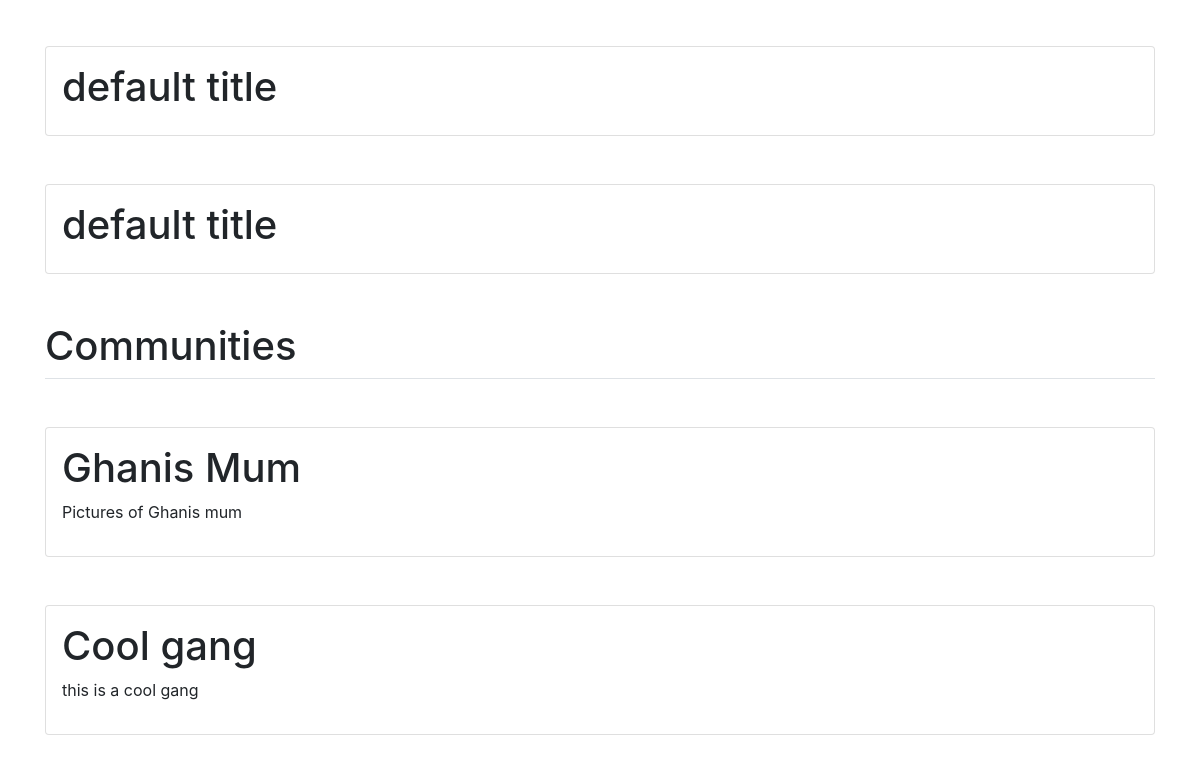
The app's page / (lower part), older data.
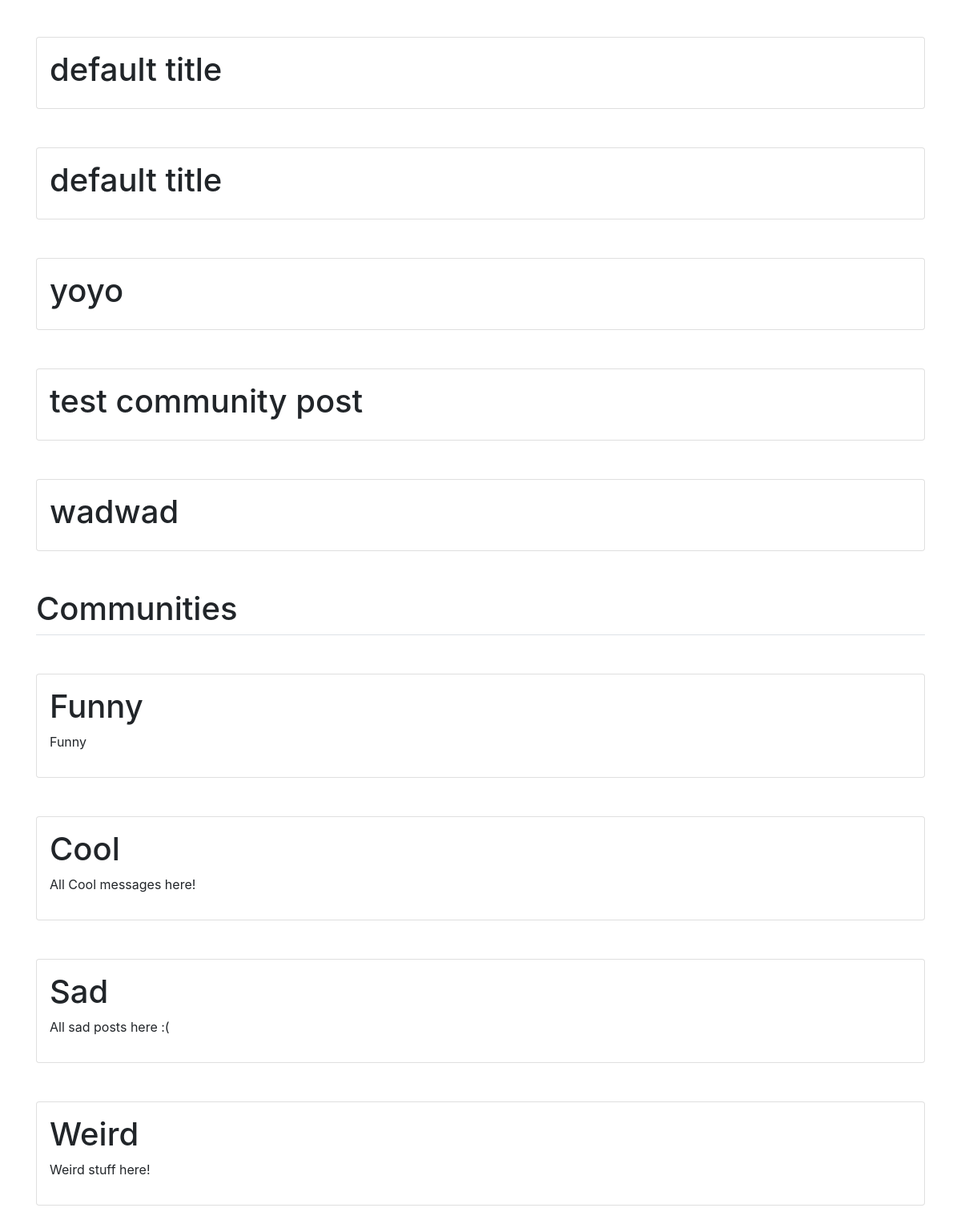
The same page, newer data.
### message/models.py (models this page shows, shortened)
class Post(models.Model):
    user_id = models.ForeignKey(User, on_delete=models.CASCADE)
    community_id = models.ForeignKey('Communities', models.SET_NULL, null=True, blank=True)
    title = models.CharField(max_length=30)
    content = models.TextField()
    date_created = models.DateTimeField(default=timezone.now)
    views = models.BigIntegerField(default=0)
    likes = models.BigIntegerField(default=0)

class Communities(models.Model):
    name = models.CharField(max_length=20)
    description = models.TextField()
    slug = models.SlugField(null=False, unique=True)

### message/views.py (the view)
# urls.py: path('', views.ViewIndex.as_view(), name='index'),
class ViewIndex(ListView):
  template_name = 'message/index.html'
  context_object_name = 'post_list'
  model = Post
  def get_context_data(self, **kwargs):
    context = super(ViewIndex, self).get_context_data(**kwargs)
    context['communities'] = Communities.objects.all()
    return context

### templates/message/index.html (shortened to what this page needs)
{% extends 'base.html' %}
{% block content %}
<div class="my-5">
  <div class="border-bottom my-5">
    {% for post in post_list %}
    <a href="{% url 'view_post' post.id %}" class="post-hyperlink">
      <div class ="card my-5 p-3">
        <h1>{{ post.title }}</h1>
      </div>
    </a>
    {% endfor %}
    <h1>Communities</h1>
  </div>
  {% for community in communities %}
    <a href="{% url 'view_community' community.slug %}" class="post-hyperlink">
      <div class ="card my-5 p-3">
        <h1>{{ community.name }}</h1>
        <p>{{ community.description }}</p>
      </div>
    </a>
  {% endfor %}
</div>
{% endblock content %}

Row changes from the older to the newer data that the page shows:
removed Communities: name "Ghanis Mum", description "Pictures of Ghanis mum"
added Post: title "yoyo"
added Post: title "test community post"
added Post: title "wadwad"
added Communities: name "Funny", description "Funny"
changed Communities: name "Cool gang" → "Cool"; description "this is a cool gang" → "All Cool messages here!"
added Communities: name "Sad", description "All sad posts here :("
added Communities: name "Weird", description "Weird stuff here!"
